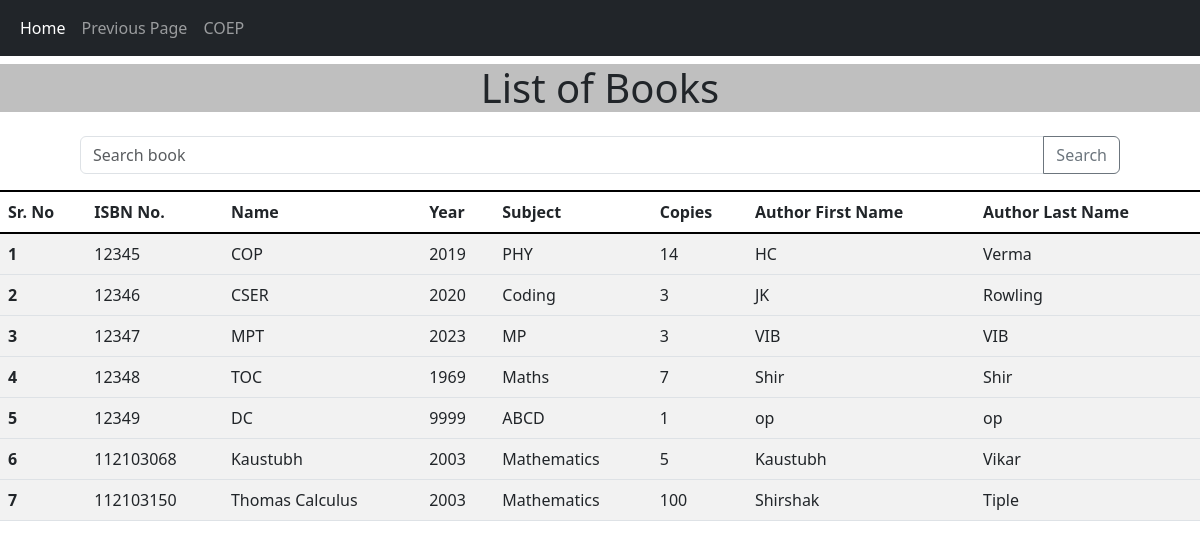
/student/search, run on the app's committed database.
### app.py (models this page shows)
class Books(db.Model):
	__tablename__ = 'Books'
	ISBN = db.Column(db.Integer , primary_key = True , nullable = False , unique = True)
	Name = db.Column(db.String , nullable = False)
	Year = db.Column(db.Integer , nullable = False)
	Subject = db.Column(db.String)

### app.py (the view)
@app.route("/student/search" , methods = ["GET" , "POST"])
def student_search():
    book_list = db.session.query(
        Books.ISBN,
        Books.Name,
        Books.Year,
        Books.Subject,
        Authors.Author_fname,
        Authors.Author_lname,
        func.count(Copies.ISBN).label('copy_count')
    ).join(Authors, Authors.ISBN == Books.ISBN).join(Copies, Copies.ISBN == Books.ISBN).group_by(
        Books.ISBN,
        Books.Name,
        Books.Year,
        Books.Subject,
        Authors.Author_fname,
        Authors.Author_lname
    ).all()
    return render_template("09_studentSearch.html" , books_list = book_list)

### templates/09_studentSearch.html (shortened to what this page needs)
<!DOCTYPE html>
<html lang="en">
<head>
    <link href="https://cdn.jsdelivr.net/npm/bootstrap@5.3.0-alpha3/dist/css/bootstrap.min.css" rel="stylesheet">
    <link rel = "stylesheet" href = "../static/09_studentSearch.css">
</head>
<body class = "animate-in">
    <nav class="navbar fixed-top navbar-dark bg-dark navbar-expand-lg ">
        <div class="container-fluid">
          <div class="collapse navbar-collapse" id="navbarNavAltMarkup">
            <div class="navbar-nav">
              <a class="nav-link active" aria-current="page" href="/">Home</a>
              <a class="nav-link" href="/">Previous Page</a>
              <a class="nav-link" href="https://www.coep.org.in/">COEP</a>
            </div>
          </div>
        </div>
      </nav>
    <div class="display-6">List of Books</div>
    <div class="input-group mb-3 searchBar">
      <input type="text" class="form-control" placeholder="Search book" id="search-input">
      <button class="btn btn-outline-secondary" type="button" id="search-button">Search</button>
    </div>
    {% if books_list %}
      <table class="table table-striped table-hover" id = "personal-details">
        <thead style="position: sticky;top: 0">
          <tr>
            <th scope="col">Sr. No</th>
            <th scope="col">ISBN No.</th>
            <th scope="col">Name</th>
            <th scope="col">Year</th>
            <th scope="col">Subject</th>
            <th scope="col">Copies</th>
            <th scope="col">Author First Name</th>
            <th scope="col">Author Last Name</th>
          </tr>
        </thead>
        {% for book in books_list %}
        <tbody>
          <tr>
            <th scope="row">{{ loop.index }}</th>
            <td>{{ book.ISBN }}</td>
            <td>{{ book.Name}}</td>
            <td>{{ book.Year }}</td>
            <td>{{ book.Subject }}</td>
            <td>{{ book.copy_count }}</td>
            <td>{{ book.Author_fname }}</td>
            <td>{{ book.Author_lname }}</td>
          </tr>
          {% endfor %}
        </tbody>
      </table>
      {% else %}
        <p>No Book</p>
      {% endif %}
</body>
</html>

### static/09_studentSearch.css (style rules this page uses)
.table thead { margin-top : 1.5rem; border-top :2px solid black; border-bottom :2px solid black; }
.searchBar { margin-top : 1.5rem ; }
#search-input { margin-left : 5rem ; }
#search-button { margin-right : 5rem ; }
.display-6 { margin-top : 4rem; text-align : center; background-color: #fff; background-color: rgba(0,0,0,0.25); }
.btn { position: relative ; }
.animate-in { -webkit-animation: fadeIn .5s ease-in; animation: fadeIn .5s ease-in; }

### data on the page
Books: ISBN "12345", Name "COP", Year "2019", Subject "PHY", copy_count "14", Author_fname "HC", Author_lname "Verma"
Books: ISBN "12346", Name "CSER", Year "2020", Subject "Coding", copy_count "3", Author_fname "JK", Author_lname "Rowling"
Books: ISBN "12347", Name "MPT", Year "2023", Subject "MP", copy_count "3", Author_fname "VIB", Author_lname "VIB"
Books: ISBN "12348", Name "TOC", Year "1969", Subject "Maths", copy_count "7", Author_fname "Shir", Author_lname "Shir"
Books: ISBN "12349", Name "DC", Year "9999", Subject "ABCD", copy_count "1", Author_fname "op", Author_lname "op"
Books: ISBN "112103068", Name "Kaustubh", Year "2003", Subject "Mathematics", copy_count "5", Author_fname "Kaustubh", Author_lname "Vikar"
Books: ISBN "112103150", Name "Thomas Calculus", Year "2003", Subject "Mathematics", copy_count "100", Author_fname "Shirshak", Author_lname "Tiple"
